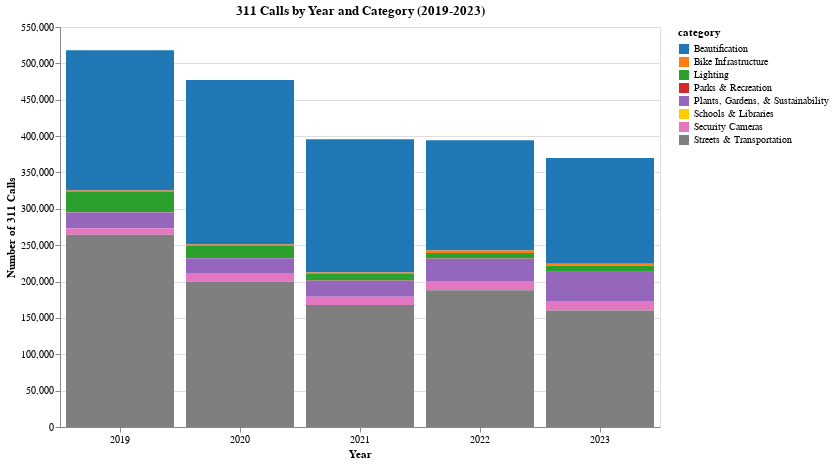
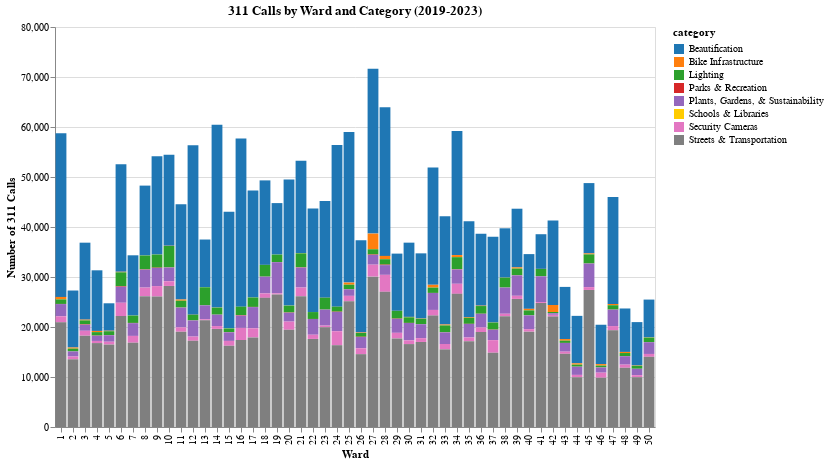
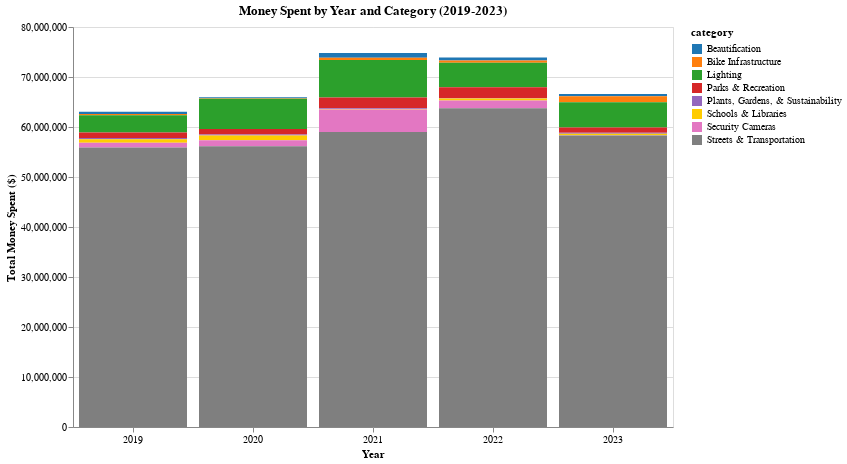
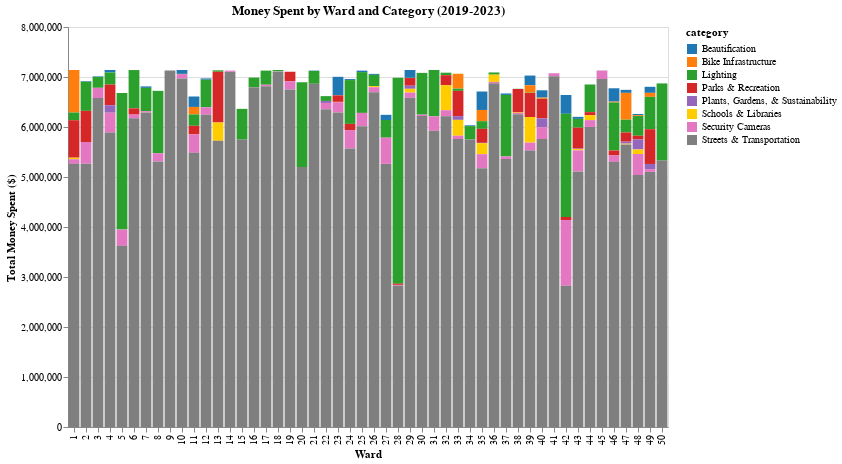

The notebook cell these images were saved under, in order:
### Code cell
# Final altair 
import csv
import pathlib
import altair as alt
import pandas as pd


# CSV file path
csv_file = pathlib.Path.cwd().parent.parent / "30122-project-gitmoney" / "data" / "calls_money.csv"
print(f"File path: {csv_file}")

def plot_calls_by_year_and_ward(csv_file: pathlib.Path):
    """
    Plot four separate stacked bar charts: calls and money spent by year and ward, categorized.

    Parameters:
        csv_file (Path): Path to CSV file with year, ward, category, calls, and total_cost

    Returns:
        None (displays four plots)
    """
    # Load CSV data directly into a pandas DataFrame
    df = pd.read_csv(csv_file)

    # Convert 'year' and 'ward' columns to integer type, 'calls' and 'total_cost' to float
    df['year'] = df['year'].astype(int)
    df['ward'] = df['ward'].astype(int)
    df['calls'] = df['calls'].astype(float)
    df['total_cost'] = df['total_cost'].astype(float)

    # Filter data for years 2019-2023
    df = df[(df['year'] >= 2019) & (df['year'] <= 2023)]

    # Get unique years and wards
    years = sorted(df['year'].unique())
    wards = sorted(df['ward'].unique())

    # Aggregating calls and money by year, ward, and category
    calls_by_year = df.groupby(['year', 'category'])['calls'].sum().unstack()
    money_by_year = df.groupby(['year', 'category'])['total_cost'].sum().unstack()
    calls_by_ward = df.groupby(['ward', 'category'])['calls'].sum().unstack()
    money_by_ward = df.groupby(['ward', 'category'])['total_cost'].sum().unstack()

    # Define the color palette for the categories
    color_palette = [
        '#1f77b4', '#ff7f0e', '#2ca02c', '#d62728', '#9467bd', 
        '#ffcc00', '#e377c2', '#7f7f7f', '#17becf', '#75701F'
    ]
    categories = df['category'].unique()
    category_colors = {cat: color_palette[i % len(color_palette)] for i, cat in enumerate(categories)}

    # Function to plot the stacked bar chart using Altair
    def plot_stacked_bars(x_values, data, title, x_label, y_label, rotate_x=False):
        melted_data = data.reset_index().melt(id_vars=data.index.name, var_name='category', value_name='value')
        chart = alt.Chart(melted_data).mark_bar().encode(
            x=alt.X(f'{data.index.name}:O', title=x_label, axis=alt.Axis(labelAngle=-90 if rotate_x else 0)),
            y=alt.Y('value:Q', title=y_label, stack='zero'),
            color=alt.Color('category:N', scale=alt.Scale(domain=list(category_colors.keys()), range=list(category_colors.values()))),
            tooltip=[data.index.name, 'category', alt.Tooltip('value:Q', format='.2f')]
        ).properties(
            title=title,
            width=600,
            height=400
        )
        return chart

    # Plot all four charts
    charts = [
        plot_stacked_bars(years, calls_by_year, '311 Calls by Year and Category (2019-2023)', 'Year', 'Number of 311 Calls', rotate_x=False),
        plot_stacked_bars(wards, calls_by_ward, '311 Calls by Ward and Category (2019-2023)', 'Ward', 'Number of 311 Calls', rotate_x=True),
        plot_stacked_bars(years, money_by_year, 'Money Spent by Year and Category (2019-2023)', 'Year', 'Total Money Spent ($)', rotate_x=False),
        plot_stacked_bars(wards, money_by_ward, 'Money Spent by Ward and Category (2019-2023)', 'Ward', 'Total Money Spent ($)', rotate_x=True)
    ]

    # Display all charts
    for chart in charts:
        chart.show()

# Run the real data
if __name__ == "__main__":
    plot_calls_by_year_and_ward(csv_file)

### Figure 1 — Vega-Lite specification as saved in the notebook (floating-point values rounded to 4 significant figures)
{"config": {"view": {"continuousWidth": 300, "continuousHeight": 300}}, "data": {"name": "data-bad99b562f2bad02a4d3a4a0ad24cd68"}, "mark": {"type": "bar"}, "encoding": {"color": {"field": "category", "scale": {"domain": ["Beautification", "Bike Infrastructure", "Lighting", "Parks & Recreation", "Plants, Gardens, & Sustainability", "Schools & Libraries", "Security Cameras", "Streets & Transportation"], "range": ["#1f77b4", "#ff7f0e", "#2ca02c", "#d62728", "#9467bd", "#ffcc00", "#e377c2", "#7f7f7f"]}, "type": "nominal"}, "tooltip": [{"field": "year", "type": "quantitative"}, {"field": "category", "type": "nominal"}, {"field": "value", "format": ".2f", "type": "quantitative"}], "x": {"axis": {"labelAngle": 0}, "field": "year", "title": "Year", "type": "ordinal"}, "y": {"field": "value", "stack": "zero", "title": "Number of 311 Calls", "type": "quantitative"}}, "height": 400, "title": "311 Calls by Year and Category (2019-2023)", "width": 600, "$schema": "https://vega.github.io/schema/vega-lite/v5.20.1.json", "datasets": {"data-bad99b562f2bad02a4d3a4a0ad24cd68": [{"year": 2019, "category": "Beautification", "value": 192700.0}, {"year": 2020, "category": "Beautification", "value": 226100.0}, {"year": 2021, "category": "Beautification", "value": 183200.0}, {"year": 2022, "category": "Beautification", "value": 151500.0}, {"year": 2023, "category": "Beautification", "value": 145400.0}, {"year": 2019, "category": "Bike Infrastructure", "value": 2119.0}, {"year": 2020, "category": "Bike Infrastructure", "value": 1118.0}, {"year": 2021, "category": "Bike Infrastructure", "value": 1986.0}, {"year": 2022, "category": "Bike Infrastructure", "value": 3446.0}, {"year": 2023, "category": "Bike Infrastructure", "value": 2734.0}, {"year": 2019, "category": "Lighting", "value": 27860.0}, {"year": 2020, "category": "Lighting", "value": 17720.0}, {"year": 2021, "category": "Lighting", "value": 8870.0}, {"year": 2022, "category": "Lighting", "value": 7559.0}, {"year": 2023, "category": "Lighting", "value": 8501.0}, {"year": 2019, "category": "Parks & Recreation", "value": 404.0}, {"year": 2020, "category": "Parks & Recreation", "value": 135.0}, {"year": 2021, "category": "Parks & Recreation", "value": 596.0}, {"year": 2022, "category": "Parks & Recreation", "value": 338.0}, {"year": 2023, "category": "Parks & Recreation", "value": 313.0}, {"year": 2019, "category": "Plants, Gardens, & Sustainability", "value": 21480.0}, {"year": 2020, "category": "Plants, Gardens, & Sustainability", "value": 21140.0}, {"year": 2021, "category": "Plants, Gardens, & Sustainability", "value": 21730.0}, {"year": 2022, "category": "Plants, Gardens, & Sustainability", "value": 31650.0}, {"year": 2023, "category": "Plants, Gardens, & Sustainability", "value": 40710.0}, {"year": 2019, "category": "Schools & Libraries", "value": 0.0}, {"year": 2020, "category": "Schools & Libraries", "value": 0.0}, {"year": 2021, "category": "Schools & Libraries", "value": 0.0}, {"year": 2022, "category": "Schools & Libraries", "value": 0.0}, {"year": 2023, "category": "Schools & Libraries", "value": 0.0}, {"year": 2019, "category": "Security Cameras", "value": 8966.0}, {"year": 2020, "category": "Security Cameras", "value": 10840.0}, {"year": 2021, "category": "Security Cameras", "value": 11290.0}, {"year": 2022, "category": "Security Cameras", "value": 11720.0}, {"year": 2023, "category": "Security Cameras", "value": 12040.0}, {"year": 2019, "category": "Streets & Transportation", "value": 264400.0}, {"year": 2020, "category": "Streets & Transportation", "value": 199900.0}, {"year": 2021, "category": "Streets & Transportation", "value": 167900.0}, {"year": 2022, "category": "Streets & Transportation", "value": 187900.0}, {"year": 2023, "category": "Streets & Transportation", "value": 160300.0}]}}

### Figure 2 — Vega-Lite specification as saved in the notebook (floating-point values rounded to 4 significant figures; data arrays with more than 128 entries replaced by an {"elided": "..."} marker saying what was removed)
{"config": {"view": {"continuousWidth": 300, "continuousHeight": 300}}, "data": {"name": "data-2504d5f428da4687b19b39cd484f16fb"}, "mark": {"type": "bar"}, "encoding": {"color": {"field": "category", "scale": {"domain": ["Beautification", "Bike Infrastructure", "Lighting", "Parks & Recreation", "Plants, Gardens, & Sustainability", "Schools & Libraries", "Security Cameras", "Streets & Transportation"], "range": ["#1f77b4", "#ff7f0e", "#2ca02c", "#d62728", "#9467bd", "#ffcc00", "#e377c2", "#7f7f7f"]}, "type": "nominal"}, "tooltip": [{"field": "ward", "type": "quantitative"}, {"field": "category", "type": "nominal"}, {"field": "value", "format": ".2f", "type": "quantitative"}], "x": {"axis": {"labelAngle": -90}, "field": "ward", "title": "Ward", "type": "ordinal"}, "y": {"field": "value", "stack": "zero", "title": "Number of 311 Calls", "type": "quantitative"}}, "height": 400, "title": "311 Calls by Ward and Category (2019-2023)", "width": 600, "$schema": "https://vega.github.io/schema/vega-lite/v5.20.1.json", "datasets": {"data-2504d5f428da4687b19b39cd484f16fb": {"elided": "400 records"}}}

### Figure 3 — Vega-Lite specification as saved in the notebook (floating-point values rounded to 4 significant figures)
{"config": {"view": {"continuousWidth": 300, "continuousHeight": 300}}, "data": {"name": "data-d3b02b6ad9b046f00fedccd1dd85febb"}, "mark": {"type": "bar"}, "encoding": {"color": {"field": "category", "scale": {"domain": ["Beautification", "Bike Infrastructure", "Lighting", "Parks & Recreation", "Plants, Gardens, & Sustainability", "Schools & Libraries", "Security Cameras", "Streets & Transportation"], "range": ["#1f77b4", "#ff7f0e", "#2ca02c", "#d62728", "#9467bd", "#ffcc00", "#e377c2", "#7f7f7f"]}, "type": "nominal"}, "tooltip": [{"field": "year", "type": "quantitative"}, {"field": "category", "type": "nominal"}, {"field": "value", "format": ".2f", "type": "quantitative"}], "x": {"axis": {"labelAngle": 0}, "field": "year", "title": "Year", "type": "ordinal"}, "y": {"field": "value", "stack": "zero", "title": "Total Money Spent ($)", "type": "quantitative"}}, "height": 400, "title": "Money Spent by Year and Category (2019-2023)", "width": 600, "$schema": "https://vega.github.io/schema/vega-lite/v5.20.1.json", "datasets": {"data-d3b02b6ad9b046f00fedccd1dd85febb": [{"year": 2019, "category": "Beautification", "value": 475600.0}, {"year": 2020, "category": "Beautification", "value": 218800.0}, {"year": 2021, "category": "Beautification", "value": 961900.0}, {"year": 2022, "category": "Beautification", "value": 637400.0}, {"year": 2023, "category": "Beautification", "value": 468700.0}, {"year": 2019, "category": "Bike Infrastructure", "value": 219000.0}, {"year": 2020, "category": "Bike Infrastructure", "value": 71000.0}, {"year": 2021, "category": "Bike Infrastructure", "value": 452500.0}, {"year": 2022, "category": "Bike Infrastructure", "value": 427500.0}, {"year": 2023, "category": "Bike Infrastructure", "value": 1176000.0}, {"year": 2019, "category": "Lighting", "value": 3456000.0}, {"year": 2020, "category": "Lighting", "value": 6070000.0}, {"year": 2021, "category": "Lighting", "value": 7481000.0}, {"year": 2022, "category": "Lighting", "value": 4895000.0}, {"year": 2023, "category": "Lighting", "value": 5043000.0}, {"year": 2019, "category": "Parks & Recreation", "value": 1110000.0}, {"year": 2020, "category": "Parks & Recreation", "value": 1115000.0}, {"year": 2021, "category": "Parks & Recreation", "value": 2150000.0}, {"year": 2022, "category": "Parks & Recreation", "value": 2191000.0}, {"year": 2023, "category": "Parks & Recreation", "value": 1077000.0}, {"year": 2019, "category": "Plants, Gardens, & Sustainability", "value": 258400.0}, {"year": 2020, "category": "Plants, Gardens, & Sustainability", "value": 190400.0}, {"year": 2021, "category": "Plants, Gardens, & Sustainability", "value": 164000.0}, {"year": 2022, "category": "Plants, Gardens, & Sustainability", "value": 91700.0}, {"year": 2023, "category": "Plants, Gardens, & Sustainability", "value": 160000.0}, {"year": 2019, "category": "Schools & Libraries", "value": 695000.0}, {"year": 2020, "category": "Schools & Libraries", "value": 926200.0}, {"year": 2021, "category": "Schools & Libraries", "value": 89750.0}, {"year": 2022, "category": "Schools & Libraries", "value": 395400.0}, {"year": 2023, "category": "Schools & Libraries", "value": 320600.0}, {"year": 2019, "category": "Security Cameras", "value": 965900.0}, {"year": 2020, "category": "Security Cameras", "value": 1208000.0}, {"year": 2021, "category": "Security Cameras", "value": 4483000.0}, {"year": 2022, "category": "Security Cameras", "value": 1552000.0}, {"year": 2023, "category": "Security Cameras", "value": 34000.0}, {"year": 2019, "category": "Streets & Transportation", "value": 55880000.0}, {"year": 2020, "category": "Streets & Transportation", "value": 56160000.0}, {"year": 2021, "category": "Streets & Transportation", "value": 59010000.0}, {"year": 2022, "category": "Streets & Transportation", "value": 63730000.0}, {"year": 2023, "category": "Streets & Transportation", "value": 58320000.0}]}}

### Figure 4 — Vega-Lite specification as saved in the notebook (floating-point values rounded to 4 significant figures; data arrays with more than 128 entries replaced by an {"elided": "..."} marker saying what was removed)
{"config": {"view": {"continuousWidth": 300, "continuousHeight": 300}}, "data": {"name": "data-06b97e11199770b117bd508db43edfab"}, "mark": {"type": "bar"}, "encoding": {"color": {"field": "category", "scale": {"domain": ["Beautification", "Bike Infrastructure", "Lighting", "Parks & Recreation", "Plants, Gardens, & Sustainability", "Schools & Libraries", "Security Cameras", "Streets & Transportation"], "range": ["#1f77b4", "#ff7f0e", "#2ca02c", "#d62728", "#9467bd", "#ffcc00", "#e377c2", "#7f7f7f"]}, "type": "nominal"}, "tooltip": [{"field": "ward", "type": "quantitative"}, {"field": "category", "type": "nominal"}, {"field": "value", "format": ".2f", "type": "quantitative"}], "x": {"axis": {"labelAngle": -90}, "field": "ward", "title": "Ward", "type": "ordinal"}, "y": {"field": "value", "stack": "zero", "title": "Total Money Spent ($)", "type": "quantitative"}}, "height": 400, "title": "Money Spent by Ward and Category (2019-2023)", "width": 600, "$schema": "https://vega.github.io/schema/vega-lite/v5.20.1.json", "datasets": {"data-06b97e11199770b117bd508db43edfab": {"elided": "400 records"}}}
